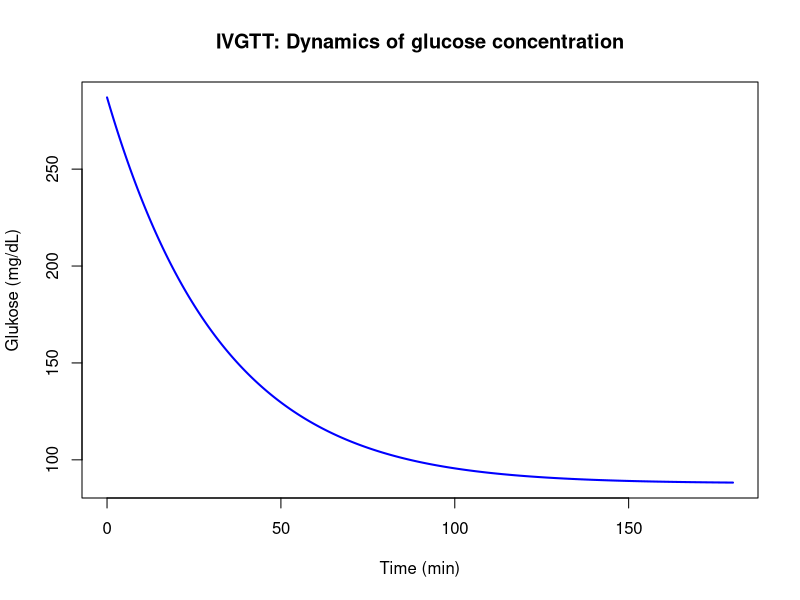
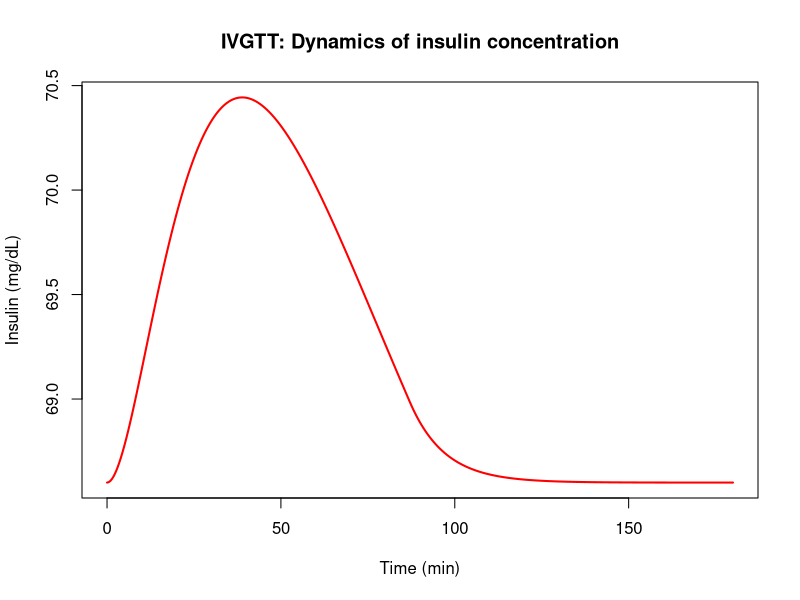
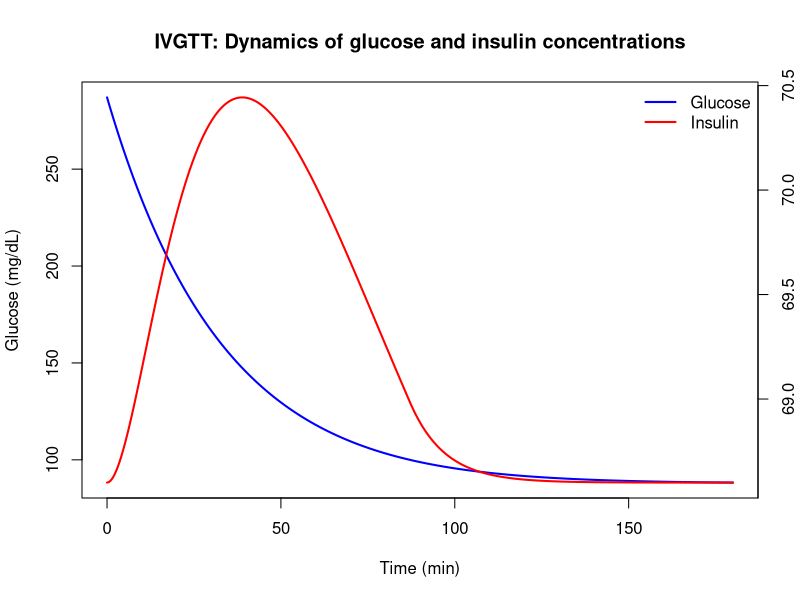
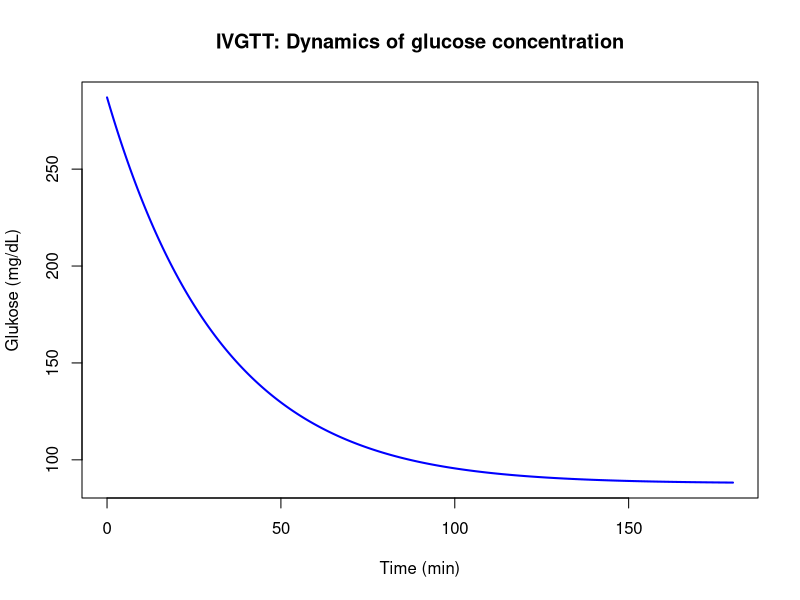
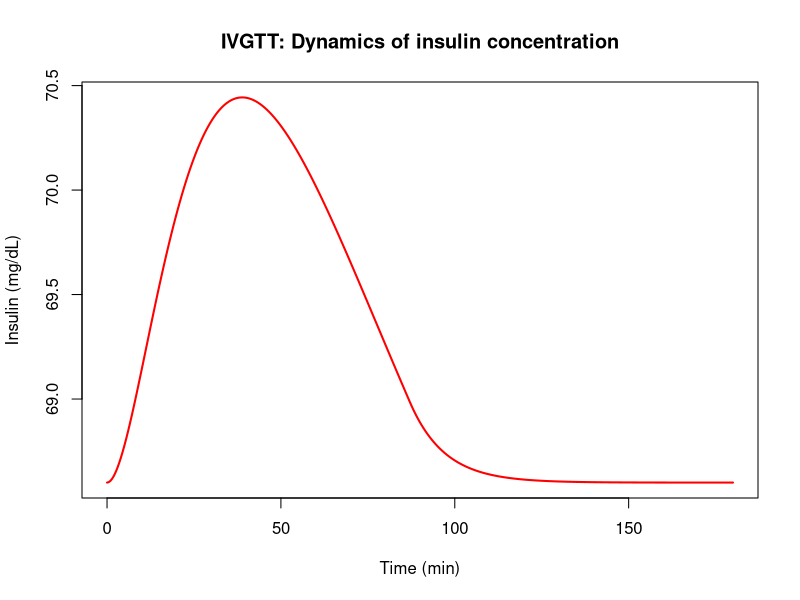
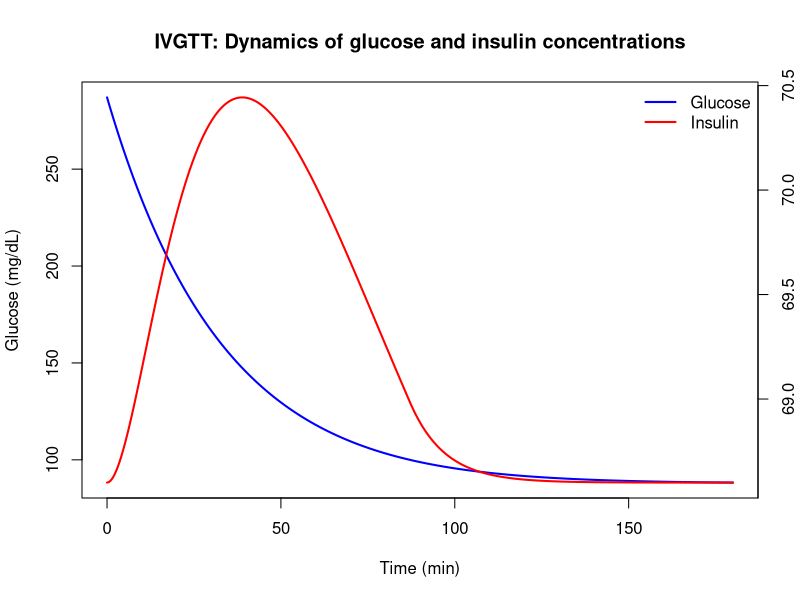

The R source for these figures, in order:
## ---- chunk 1
install.packages("deSolve")
## ---- chunk 2
library("deSolve")
## ---- chunk 3
minimal_model <- function(t, y, parameters) {
  
  P1 = parameters[1]
  P2 = parameters[2]
  P3 = parameters[3]
  n = parameters[4]
  gamma = parameters[5]
  h = parameters[6]
  Gb = parameters[7]
  Ib = parameters[8]
  
  G = y[1]
  X = y[2]
  I = y[3]
  
  # Glukose
  dG <- -(P1 + X) * G + P1 * Gb
  # Auxiliary variable X
  dX <- -P2 * X + P3 * (I - Ib)
  # Insuline
  dI <- -n * (I - Ib) + gamma * t * pmax(G - h, 0)

  return(list(c(dG, dX, dI)))
  
}
## ---- chunk 4

parameters <- c(
  P1 = 0.03082,    
  P2 =  0.02093,    
  P3 =  1.062*10^(-5),    
  n = 0.1,       
  gamma = 1e-4,  
  h = 100,       
  Gb = 88,       
  Ib = 68.6      
)

inits <- c(
  G = 287,
  X = 0,          
  I = 68.6
)
## ---- chunk 5
times <- seq(0, 180, by = 0.5)

output <-  as.data.frame(ode(inits, times, minimal_model, parameters))

## ---- chunk 6
plot(output$time, output$G, 
     type = "l", lwd = 2, col = "blue",
     xlab = "Time (min)", ylab = "Glukose (mg/dL)",
     main = "IVGTT: Dynamics of glucose concentration")


plot(output$time, output$I, 
     type = "l", lwd = 2, col = "red",
     xlab = "Time (min)", ylab = "Insulin (mg/dL)",
     main = "IVGTT: Dynamics of insulin concentration")
## ---- chunk 7

plot(output$time, output$G, 
     type = "l", lwd = 2, col = "blue",
     xlab = "Time (min)", ylab = "Glucose (mg/dL)",
     main = "IVGTT: Dynamics of glucose and insulin concentrations"
     )

par(new = TRUE)
plot(output$time, output$I, 
     type = "l", lwd = 2, col = "red",
     axes = FALSE, xlab = "", ylab = ""
     )

axis(side = 4, at = pretty(range(output$I)))
mtext("Insulin (mg/dL)", side = 4, line = 3)

legend("topright", 
       legend = c("Glucose", "Insulin"),
       col = c("blue", "red"), 
       lty = 1, lwd = 2, bty = "n")
## ---- chunk 8
install.packages("deSolve")
## ---- chunk 9
library("deSolve")
## ---- chunk 10
minimal_model <- function(t, y, parameters) {
  
  P1 = parameters[1]
  P2 = parameters[2]
  P3 = parameters[3]
  n = parameters[4]
  gamma = parameters[5]
  h = parameters[6]
  Gb = parameters[7]
  Ib = parameters[8]
  
  G = y[1]
  X = y[2]
  I = y[3]
  
  # Glukose
  dG <- -(P1 + X) * G + P1 * Gb
  # Auxiliary variable X
  dX <- -P2 * X + P3 * (I - Ib)
  # Insuline
  dI <- -n * (I - Ib) + gamma * t * pmax(G - h, 0)

  return(list(c(dG, dX, dI)))
  
}
## ---- chunk 11

parameters <- c(
  P1 = 0.03082,    
  P2 =  0.02093,    
  P3 =  1.062*10^(-5),    
  n = 0.1,       
  gamma = 1e-4,  
  h = 100,       
  Gb = 88,       
  Ib = 68.6      
)

inits <- c(
  G = 287,
  X = 0,          
  I = 68.6
)
## ---- chunk 12
times <- seq(0, 180, by = 0.5)

output <-  as.data.frame(ode(inits, times, minimal_model, parameters))

## ---- chunk 13
plot(output$time, output$G, 
     type = "l", lwd = 2, col = "blue",
     xlab = "Time (min)", ylab = "Glukose (mg/dL)",
     main = "IVGTT: Dynamics of glucose concentration")


plot(output$time, output$I, 
     type = "l", lwd = 2, col = "red",
     xlab = "Time (min)", ylab = "Insulin (mg/dL)",
     main = "IVGTT: Dynamics of insulin concentration")
## ---- chunk 14

plot(output$time, output$G, 
     type = "l", lwd = 2, col = "blue",
     xlab = "Time (min)", ylab = "Glucose (mg/dL)",
     main = "IVGTT: Dynamics of glucose and insulin concentrations"
     )

par(new = TRUE)
plot(output$time, output$I, 
     type = "l", lwd = 2, col = "red",
     axes = FALSE, xlab = "", ylab = ""
     )

axis(side = 4, at = pretty(range(output$I)))
mtext("Insulin (mg/dL)", side = 4, line = 3)

legend("topright", 
       legend = c("Glucose", "Insulin"),
       col = c("blue", "red"), 
       lty = 1, lwd = 2, bty = "n")
